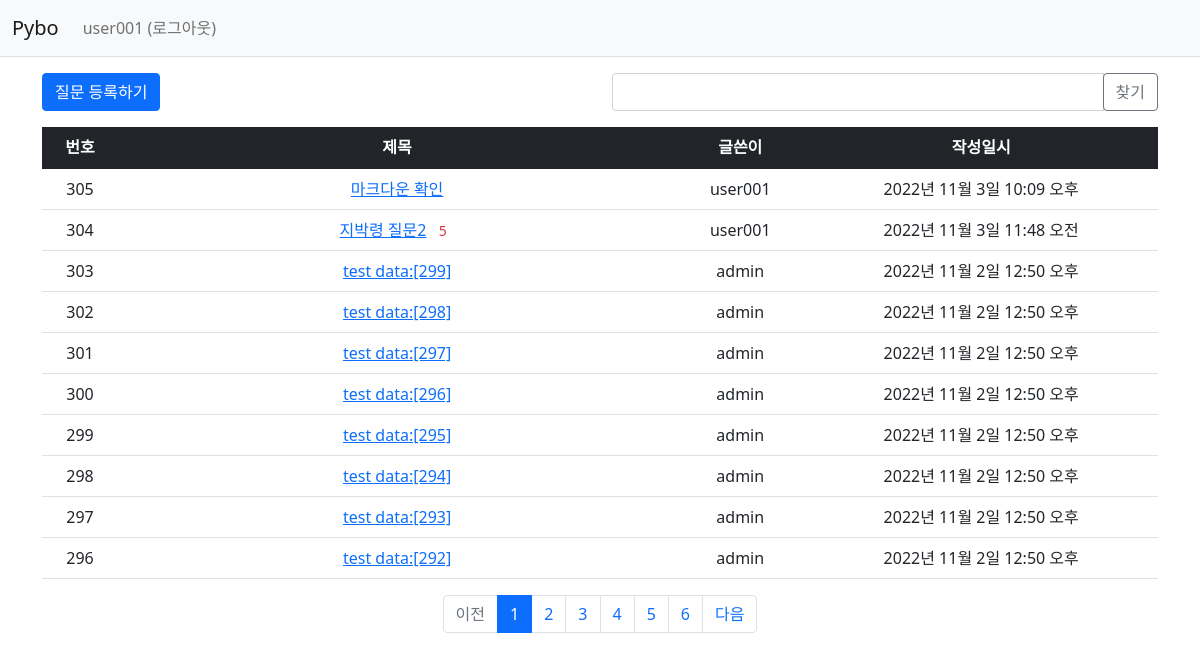
Page /pybo/ (signed in) on the committed database.
### pybo/models.py (models this page shows, shortened)
class Question(models.Model):
    author = models.ForeignKey(User, on_delete=models.CASCADE, related_name='author_question')
    subject = models.CharField(max_length=200)
    content = models.TextField()
    create_date = models.DateTimeField()
    modify_date = models.DateTimeField(null=True, blank=True)
    voter = models.ManyToManyField(User, related_name='voter_question')  # 추천인 추가

### pybo/views/base_views.py (the view, shortened to what this page needs)
# urls.py: path('', base_views.index, name='index'),  # '/' 에 해당되는 path
def index(request):
    page = request.GET.get('page', '1') # 페이지
    kw = request.GET.get('kw', '')  # 검색어
    question_list = Question.objects.order_by('-create_date')
    paginator = Paginator(question_list, 10) # 페이지당 10개씩 보여주기
    page_obj = paginator.get_page(page)
    context = {'question_list': page_obj, 'page': page, 'kw': kw}
    return render(request, 'pybo/question_list.html', context)

### pybo/templatetags/pybo_filter.py (called while the page is built)
@register.filter
def sub(value, arg):
    return value - arg

### templates/pybo/question_list.html (shortened to what this page needs)
{% extends 'base.html' %}
{% load pybo_filter %}
{% block content %}
<div class="container my-3">
    <div class="row my-3">
        <div class="col-6">
            <a href="{% url 'pybo:question_create' %}" class="btn btn-primary">질문 등록하기</a>
        </div>
        <div class="col-6">
            <div class="input-group">
                <input type="text" id="search_kw" class="form-control" value="{{ kw|default_if_none:'' }}">
                <div class="input-group-append">
                    <button class="btn btn-outline-secondary" type="button" id="btn_search">찾기</button>
                </div>
            </div>
        </div>
    </div>
    <table class="table">
        <thead>
        <tr class="text-center table-dark">
            <th>번호</th>
            <th style="width:50%">제목</th>
            <th>글쓴이</th>
            <th>작성일시</th>
        </tr>
        </thead>
        <tbody>
        {% if question_list %}
        {% for question in question_list %}
        <tr class="text-center">
            <td>
                {{ question_list.paginator.count|sub:question_list.start_index|sub:forloop.counter0|add:1 }}
            </td>
            <td class="text-center">
                <a href="{% url 'pybo:detail' question.id %}">{{ question.subject }}</a>
                {% if question.answer_set.count > 0 %}
                <span class="text-danger small mx-2">{{ question.answer_set.count }}</span>
                {% endif %}
            </td>
            <td>{{ question.author.username }}</td>
            <td>{{ question.create_date }}</td>
        </tr>
        {% endfor %}
        {% else %}
        <tr>
            <td colspan="4">질문이 없습니다.</td>
        </tr>
        {% endif %}
        </tbody>
    </table>
    <ul class="pagination justify-content-center">
        {% if question_list.has_previous %}
        <li class="page-item">
            <a class="page-link" data-page="{{ question_list.previous_page_number }}"
           href="javascript:void(0)">이전</a>
        </li>
        {% else %}
        <li class="page-item disabled">
            <a class="page-link" tabindex="-1" aria-disabled="true"
           href="javascript:void(0)">이전</a>
        </li>
        {% endif %}
        {% for page_number in question_list.paginator.page_range %}
        {% if page_number >= question_list.number|add:-5 and page_number <= question_list.number|add:5 %}
        {% if page_number == question_list.number %}
        <li class="page-item active" aria-current="page">
             <a class="page-link" data-page="{{ page_number }}"
           href="javascript:void(0)">{{ page_number }}</a>
        </li>
        {% else %}
        <li class="page-item">
            <a class="page-link" data-page="{{ page_number }}"
           href="javascript:void(0)">{{ page_number }}</a>
        </li>
        {% endif %}
        {% endif %}
        {% endfor %}
        {% if question_list.has_next %}
        <li class="page-item">
             <a class="page-link" data-page="{{ question_list.next_page_number }}"
           href="javascript:void(0)">다음</a>
        </li>
        {% else %}
        <li class="page-item disabled">
            <a class="page-link" tabindex="-1" aria-disabled="true" href="#">다음</a>
        </li>
        {% endif %}
    </ul>
</div>
</body>
{% endblock %}

### templates/navbar.html (shortened to what this page needs)
<nav class="navbar navbar-expand-lg navbar-light bg-light border-bottom">
    <div class="container-fluid">
        <a class="navbar-brand" href="{% url 'pybo:index' %}">Pybo</a>
        <div class="collapse navbar-collapse" id="navbarSupportedContent">
            <ul class="navbar-nav me-auto mb-2 mb-lg-0">
                <li class="nav-item">
                    {% if user.is_authenticated %}
                    <a class="nav-link" href="{% url 'common:logout' %}">{{ user.username }} (로그아웃)</a>
                    {% else %}
                    <a class="nav-link" href="{% url 'common:login' %}">로그인</a>
                    {% endif %}
                </li>
            </ul>
        </div>
    </div>
</nav>

### rows in the picture
Question: paginator.count|sub "305", subject "마크다운 확인", author.username "user001", create_date "2022년 11월 3일 10:09 오후"
Question: paginator.count|sub "304", subject "지박령 질문2", answer_set.count "5", author.username "user001", create_date "2022년 11월 3일 11:48 오전"
Question: paginator.count|sub "303", subject "test data:[299]", author.username "admin", create_date "2022년 11월 2일 12:50 오후"
Question: paginator.count|sub "302", subject "test data:[298]", author.username "admin", create_date "2022년 11월 2일 12:50 오후"
Question: paginator.count|sub "301", subject "test data:[297]", author.username "admin", create_date "2022년 11월 2일 12:50 오후"
Question: paginator.count|sub "300", subject "test data:[296]", author.username "admin", create_date "2022년 11월 2일 12:50 오후"
Question: paginator.count|sub "299", subject "test data:[295]", author.username "admin", create_date "2022년 11월 2일 12:50 오후"
Question: paginator.count|sub "298", subject "test data:[294]", author.username "admin", create_date "2022년 11월 2일 12:50 오후"
Question: paginator.count|sub "297", subject "test data:[293]", author.username "admin", create_date "2022년 11월 2일 12:50 오후"
Question: paginator.count|sub "296", subject "test data:[292]", author.username "admin", create_date "2022년 11월 2일 12:50 오후"

### other values in the picture
{{ user.username }} "user001"
{{ page_number }} "1"
{{ page_number }} "2" "3" "4" "5" "6"
